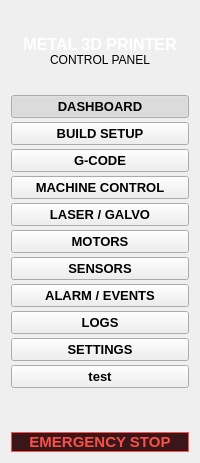
     <widget class="QFrame" name="sidebarFrame">
      <property name="maximumSize">
       <size>
        <width>240</width>
        <height>16777215</height>
       </size>
      </property>
      <layout class="QVBoxLayout" name="verticalLayout">
       <property name="spacing">
        <number>4</number>
       </property>
       <item>
        <widget class="QLabel" name="logoLabel">
         <property name="minimumSize">
          <size>
           <width>0</width>
           <height>80</height>
          </size>
         </property>
         <property name="text">
          <string>&lt;b style='color:white; font-size:16px;'&gt;METAL 3D PRINTER&lt;/b&gt;&lt;br/&gt;&lt;span style='font-size:12px;'&gt;CONTROL PANEL&lt;/span&gt;</string>
         </property>
         <property name="textFormat">
          <enum>Qt::TextFormat::RichText</enum>
         </property>
         <property name="alignment">
          <set>Qt::AlignmentFlag::AlignCenter</set>
         </property>
        </widget>
       </item>
       <item>
        <widget class="QPushButton" name="btnDashboard">
         <property name="minimumSize">
          <size>
           <width>0</width>
           <height>20</height>
          </size>
         </property>
         <property name="font">
          <font>
           <family>Segoe UI</family>
           <pointsize>10</pointsize>
           <bold>true</bold>
          </font>
         </property>
         <property name="text">
          <string>DASHBOARD</string>
         </property>
         <property name="checkable">
          <bool>true</bool>
         </property>
         <property name="checked">
          <bool>true</bool>
         </property>
        </widget>
       </item>
       <item>
        <widget class="QPushButton" name="btnBuildSetup">
         <property name="minimumSize">
          <size>
           <width>0</width>
           <height>20</height>
          </size>
         </property>
         <property name="font">
          <font>
           <family>Segoe UI</family>
           <pointsize>10</pointsize>
           <bold>true</bold>
          </font>
         </property>
         <property name="text">
          <string>BUILD SETUP</string>
         </property>
         <property name="checkable">
          <bool>true</bool>
         </property>
         <property name="checked">
          <bool>false</bool>
         </property>
        </widget>
       </item>
       <item>
        <widget class="QPushButton" name="btnGCode">
         <property name="minimumSize">
          <size>
           <width>0</width>
           <height>20</height>
          </size>
         </property>
         <property name="font">
          <font>
           <family>Segoe UI</family>
           <pointsize>10</pointsize>
           <bold>true</bold>
          </font>
         </property>
         <property name="text">
          <string>G-CODE</string>
         </property>
         <property name="checkable">
          <bool>true</bool>
         </property>
         <property name="checked">
          <bool>false</bool>
         </property>
        </widget>
       </item>
       <item>
        <widget class="QPushButton" name="btnMachineControl">
         <property name="minimumSize">
          <size>
           <width>0</width>
           <height>20</height>
          </size>
         </property>
         <property name="font">
          <font>
           <family>Segoe UI</family>
           <pointsize>10</pointsize>
           <bold>true</bold>
          </font>
         </property>
         <property name="text">
          <string>MACHINE CONTROL</string>
         </property>
         <property name="checkable">
          <bool>true</bool>
         </property>
         <property name="checked">
          <bool>false</bool>
         </property>
        </widget>
       </item>
       <item>
        <widget class="QPushButton" name="btnLaserGalvo">
         <property name="minimumSize">
          <size>
           <width>0</width>
           <height>20</height>
          </size>
         </property>
         <property name="font">
          <font>
           <family>Segoe UI</family>
           <pointsize>10</pointsize>
           <bold>true</bold>
          </font>
         </property>
         <property name="text">
          <string>LASER / GALVO</string>
         </property>
         <property name="checkable">
          <bool>true</bool>
         </property>
         <property name="checked">
          <bool>false</bool>
         </property>
        </widget>
       </item>
       <item>
        <widget class="QPushButton" name="btnMotors">
         <property name="minimumSize">
          <size>
           <width>0</width>
           <height>20</height>
          </size>
         </property>
         <property name="font">
          <font>
           <family>Segoe UI</family>
           <pointsize>10</pointsize>
           <bold>true</bold>
          </font>
         </property>
         <property name="text">
          <string>MOTORS</string>
         </property>
         <property name="checkable">
          <bool>true</bool>
         </property>
         <property name="checked">
          <bool>false</bool>
         </property>
        </widget>
       </item>
       <item>
        <widget class="QPushButton" name="btnSensors">
         <property name="minimumSize">
          <size>
           <width>0</width>
           <height>20</height>
          </size>
         </property>
         <property name="font">
          <font>
           <family>Segoe UI</family>
           <pointsize>10</pointsize>
           <bold>true</bold>
          </font>
         </property>
         <property name="text">
          <string>SENSORS</string>
         </property>
         <property name="checkable">
          <bool>true</bool>
         </property>
         <property name="checked">
          <bool>false</bool>
         </property>
        </widget>
       </item>
       <item>
        <widget class="QPushButton" name="btnAlarmEvents">
         <property name="minimumSize">
          <size>
           <width>0</width>
           <height>20</height>
          </size>
         </property>
         <property name="font">
          <font>
           <family>Segoe UI</family>
           <pointsize>10</pointsize>
           <bold>true</bold>
          </font>
         </property>
         <property name="text">
          <string>ALARM / EVENTS</string>
         </property>
         <property name="checkable">
          <bool>true</bool>
         </property>
         <property name="checked">
          <bool>false</bool>
         </property>
        </widget>
       </item>
       <item>
        <widget class="QPushButton" name="btnLogs">
         <property name="minimumSize">
          <size>
           <width>0</width>
           <height>20</height>
          </size>
         </property>
         <property name="font">
          <font>
           <family>Segoe UI</family>
           <pointsize>10</pointsize>
           <bold>true</bold>
          </font>
         </property>
         <property name="text">
          <string>LOGS</string>
         </property>
         <property name="checkable">
          <bool>true</bool>
         </property>
         <property name="checked">
          <bool>false</bool>
         </property>
        </widget>
       </item>
       <item>
        <widget class="QPushButton" name="btnSettings">
         <property name="minimumSize">
          <size>
           <width>0</width>
           <height>20</height>
          </size>
         </property>
         <property name="font">
          <font>
           <family>Segoe UI</family>
           <pointsize>10</pointsize>
           <bold>true</bold>
          </font>
         </property>
         <property name="text">
          <string>SETTINGS</string>
         </property>
         <property name="checkable">
          <bool>true</bool>
         </property>
         <property name="checked">
          <bool>false</bool>
         </property>
        </widget>
       </item>
       <item>
        <widget class="QPushButton" name="btnSettings_2">
         <property name="minimumSize">
          <size>
           <width>0</width>
           <height>20</height>
          </size>
         </property>
         <property name="font">
          <font>
           <family>Segoe UI</family>
           <pointsize>10</pointsize>
           <bold>true</bold>
          </font>
         </property>
         <property name="text">
          <string>test</string>
         </property>
         <property name="checkable">
          <bool>true</bool>
         </property>
         <property name="checked">
          <bool>false</bool>
         </property>
        </widget>
       </item>
       <item>
        <spacer name="verticalSpacer">
         <property name="orientation">
          <enum>Qt::Orientation::Vertical</enum>
         </property>
         <property name="sizeHint" stdset="0">
          <size>
           <width>20</width>
           <height>40</height>
          </size>
         </property>
        </spacer>
       </item>
       <item>
        <widget class="QPushButton" name="btnEmergencyStop">
         <property name="minimumSize">
          <size>
           <width>0</width>
           <height>20</height>
          </size>
         </property>
         <property name="font">
          <font>
           <family>Segoe UI</family>
           <pointsize>11</pointsize>
           <bold>true</bold>
          </font>
         </property>
         <property name="styleSheet">
          <string>QPushButton { background-color: #3b1618; color: #f85149; border: 1px solid #f85149; } QPushButton:hover { background-color: #4b1a1c; }</string>
         </property>
         <property name="text">
          <string>EMERGENCY STOP</string>
         </property>
        </widget>
       </item>
      </layout>
     </widget>
